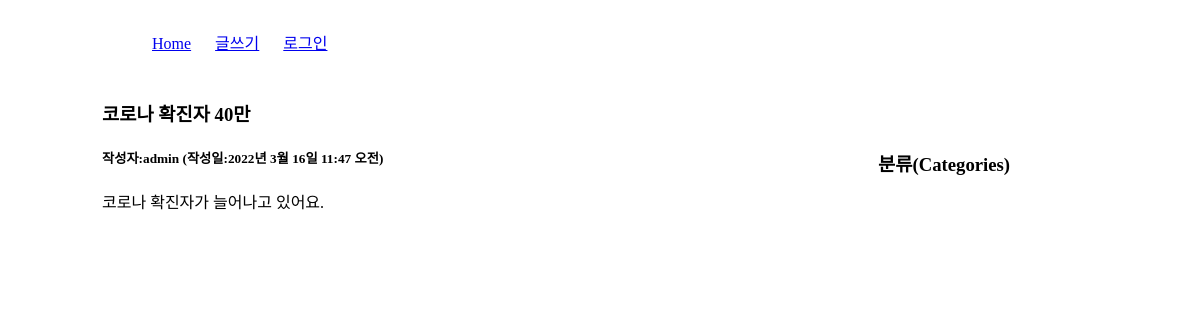
/blog/2/, run on an earlier commit of the app's database.
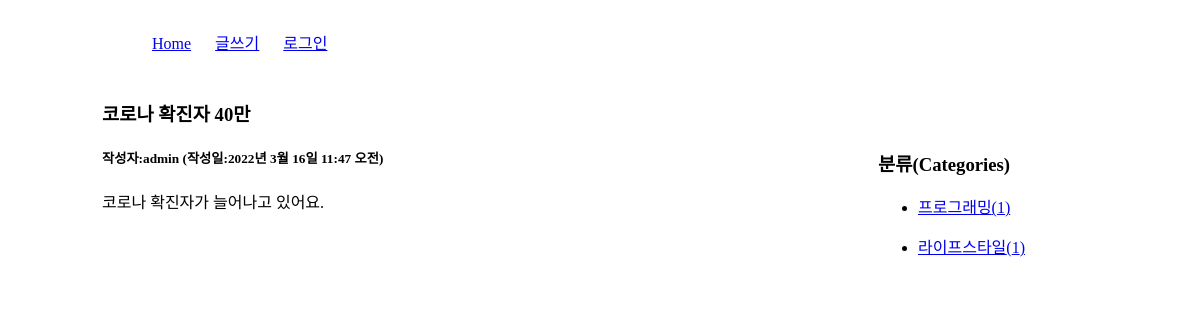
And on a later commit of the database.
### blog/models.py (models this page shows)
class Category(models.Model):
    name = models.CharField(max_length=50, unique=True) # 카테고리 이름
    slug = models.SlugField(max_length=200, unique=True, allow_unicode=True) #한글인코딩
    def __str__(self):
        return self.name
    def get_absolute_url(self):
        return "/blog/category/{}".format(self.slug)
    class Meta:
        verbose_name_plural = 'Categories'

### blog/views.py (the view)
# urls.py: path('<int:post_id>/', views.detail, name='detail'),
def detail(request, post_id):
    post = get_object_or_404(Post, pk=post_id)
    categories = Category.objects.all()
    context = {'post':post, 'categories':categories}
    return render(request, 'blog/post_detail.html',context)

### templates/blog/post_detail.html (shortened to what this page needs)
<!DOCTYPE html>
<html lang="en">
{% load static %}
<head>
      <link rel="stylesheet" href="{% static 'blog/css/style.css' %}">
</head>
<body>
      <div id="container">
       {% include 'navbar.html' %}
        <section id="detail">
             <h3>{{ post.title }}</h3>
             <h5>작성자:{{ post.author }} (작성일:{{ post.pub_date }})</h5>
             <p>{{ post.content | linebreaks }}</p>
        </section>
        <aside>
            <h3>분류(Categories)</h3>
            <div>
                {% for category in categories %}
                 <ul>
                    <li>
                        <a href="{{ category.get_absolute_url }}">
                            {{ category }}({{ category.post_set.count }})</a>
                    </li>
                 </ul>
                {% endfor %}
            </div>
        </aside>
      </div>
</body>
</html>

What changed in the data, as far as the page shows it:
added Category: name "프로그래밍", post_set.count "1"
added Category: name "라이프스타일", post_set.count "1"
